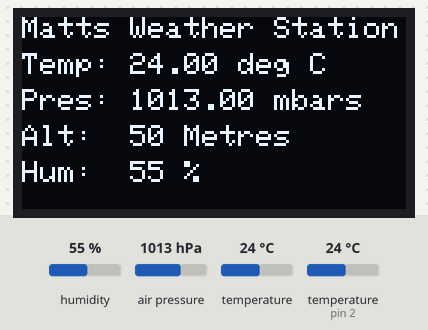
This sketch was run on a simulated Arduino Uno, built with avr-gcc and run on an emulated ATmega328P. Parts: 128×64 one-colour display. The test bench sets the inputs (shaded band); at power-on: humidity 55 %, air pressure 1013 hPa, temperature 24 °C, temperature (sensor on pin 2) 24 °C. What the sketch prints to the serial monitor is not drawn.

Above: at 2.2 s.
2.3 s: humidity set to 22 %
At 7.1 s:
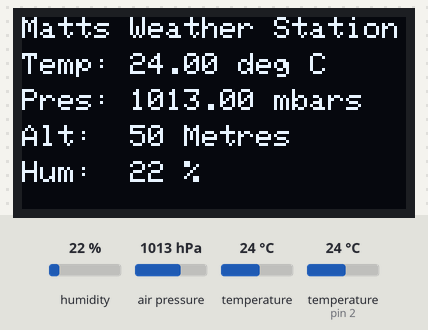
8.2 s: air pressure set to 952 hPa
At 12.7 s:
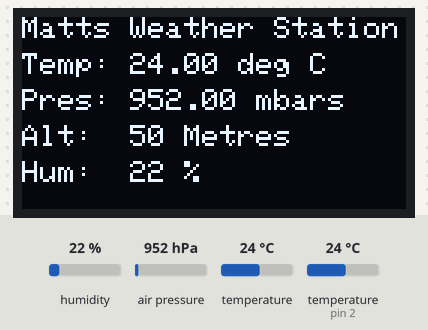
14.1 s: temperature (sensor 0) set to 12 °C
At 18.4 s:
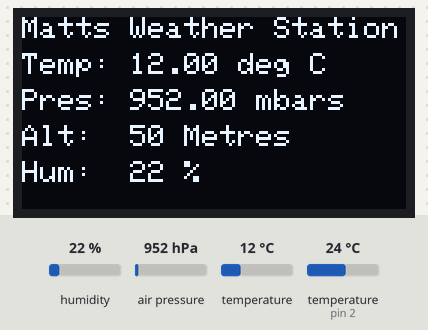
20.0 s: humidity set to 40 %
At 22.9 s:
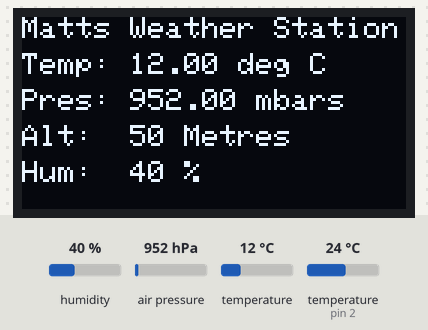
25.9 s: air pressure set to 975 hPa
At 28.5 s:
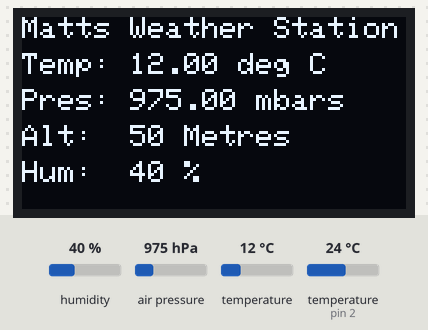
31.8 s: humidity set to 68 %
At 34.2 s:
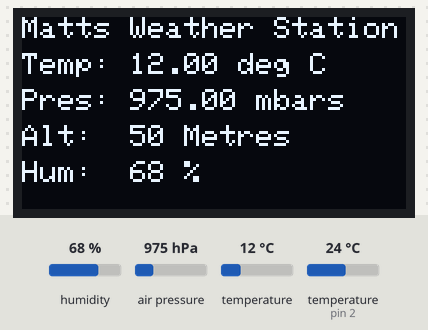
Timing chart, 0 to 35.7 s (numbered marks = the images above; inputs shaded):
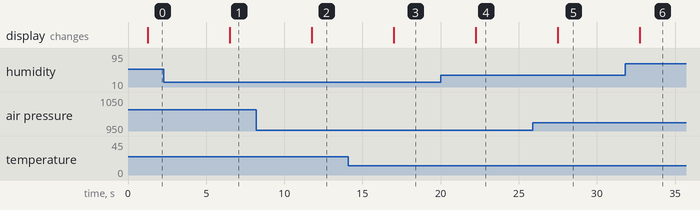

The sketch:

esp8266_weather_bmp180_with_ssd1306.ino
```cpp
/* ESP8266 Nodemcu with BMP180, DHT11 and SSD1306 128x64 OLED
 *  Matthew-au 2019
 *  code snippets from circuits4you.com and Arduino.cc
 *  Libraries all open source

Hardware connections:
NodeMCU     BMP180
3.3V         VIN
GND          GND
D1           SCL
D2           SDA

DHT11 out to 2 (D4 on nodemcu)

OLED to D1, D2 i2c connections per above

3.3V only for all sensors

*/

#include <SFE_BMP180.h>
#include <SPI.h>
#include <Wire.h>
#include <Adafruit_GFX.h>
#include <Adafruit_SSD1306.h>
#include "DHT.h"

#define DHTPIN 2     // connected to nodemcu Digital pin D4 (see pin mapping sheet)
#define DHTTYPE DHT11   // DHT 11 sensor type

int maxHum = 80; // max reliable humidity of DHT11 sensor
int maxTemp = 40; // max reliable temperature of DHT11 sensor
DHT dht(DHTPIN, DHTTYPE); // create an instance of DHT

Adafruit_SSD1306 display = Adafruit_SSD1306(128, 64, &Wire); //specifying display type with ADAFRUIT library

SFE_BMP180 pressure; // creates a SFE_BMP180 object called "pressure":

#define ALTITUDE 50.0 // Altitude in meters ADELAIDE SOUTH AUSTRALIA


void setup()
{
  Serial.begin(9600); //start serial
  dht.begin(); //start DHT

  // SSD1306_SWITCHCAPVCC = generate display voltage from 3.3V internally with address 0x3C for ebay 128x64
  display.begin(SSD1306_SWITCHCAPVCC, 0x3C);

  //oled init switch on delay
  delay(1000);

  // Clear the oled display buffer.
  display.clearDisplay();


  // Initialize the sensor (it is important to get calibration values stored on the device).
  if (pressure.begin())
    Serial.println("BMP180 init success");
  else
  {
    Serial.println("BMP180 init fail\n\n");
    while(1); // Pause forever.
  }
}

void loop()
{
  char status;
  double T,P,p0,a; // variables for measurements

// header line of oled display
  display.setTextSize(1);
  display.setTextColor(WHITE);
  display.setCursor(0,0);
  display.println("Matts Weather Station");


   // If you want sea-level-compensated pressure, as used in weather reports,
  // you will need to know the altitude at which your measurements are taken.
  // We're using a constant called ALTITUDE in this sketch:

  Serial.println();
  Serial.print("provided altitude: ");
  Serial.print(ALTITUDE,0);
  Serial.print(" meters, ");
  Serial.print(ALTITUDE*3.28084,0);
  Serial.println(" feet");

  // If you want to measure altitude, and not pressure, you will instead need
  // to provide a known baseline pressure. This is shown at the end of the sketch.

  // You must first get a temperature measurement to perform a pressure reading.

  // Start a temperature measurement:
  // If request is successful, the number of ms to wait is returned.
  // If request is unsuccessful, 0 is returned.

  status = pressure.startTemperature();
  if (status != 0)
  {
    // Wait for the measurement to complete:
    delay(status);

    // Retrieve the completed temperature measurement:
    // Note that the measurement is stored in the variable T.
    // Function returns 1 if successful, 0 if failure.

    status = pressure.getTemperature(T);
    if (status != 0)
    {
      // Print out the measurement:
      Serial.print("temperature: ");
      Serial.print(T,2);
      Serial.print(" deg C, ");
      Serial.print((9.0/5.0)*T+32.0,2);
      Serial.println(" deg F");

// send temp variable to oled
  display.setTextSize(1);
  display.setTextColor(WHITE);
  display.setCursor(0,12);
  display.print("Temp: ");
  display.print(T,2);
  display.println(" deg C");


      // Start a pressure measurement:
      // The parameter is the oversampling setting, from 0 to 3 (highest res, longest wait).
      // If request is successful, the number of ms to wait is returned.
      // If request is unsuccessful, 0 is returned.

      status = pressure.startPressure(3);
      if (status != 0)
      {
        // Wait for the measurement to complete:
        delay(status);

        // Retrieve the completed pressure measurement:
        // Note that the measurement is stored in the variable P.
        // Note also that the function requires the previous temperature measurement (T).
        // (If temperature is stable, you can do one temperature measurement for a number of pressure measurements.)
        // Function returns 1 if successful, 0 if failure.

        status = pressure.getPressure(P,T);
        if (status != 0)
        {
          // Print out the measurement:
          Serial.print("absolute pressure: ");
          Serial.print(P,2);
          Serial.print(" mb, ");
          Serial.print(P*0.0295333727,2);
          Serial.println(" inHg");

// send pressure variable to oled
  display.setTextSize(1);
  display.setTextColor(WHITE);
  display.setCursor(0,24);
  display.print("Pres: ");
  display.print(P,2);
  display.println(" mbars");


          // The pressure sensor returns absolute pressure, which varies with altitude.
          // To remove the effects of altitude, use the sea level function and your current altitude.
          // This number is commonly used in weather reports.
          // Parameters: P = absolute pressure in mb, ALTITUDE = current altitude in m.
          // Result: p0 = sea-level compensated pressure in mb

          p0 = pressure.sealevel(P,ALTITUDE); // we're at 50 metres ADELAIDE
          Serial.print("relative (sea-level) pressure: ");
          Serial.print(p0,2);
          Serial.print(" mb, ");
          Serial.print(p0*0.0295333727,2);
          Serial.println(" inHg");

          // On the other hand, if you want to determine your altitude from the pressure reading,
          // use the altitude function along with a baseline pressure (sea-level or other).
          // Parameters: P = absolute pressure in mb, p0 = baseline pressure in mb.
          // Result: a = altitude in m.

          a = pressure.altitude(P,p0);
          Serial.print("computed altitude: ");
          Serial.print(a,0);
          Serial.print(" meters, ");
          Serial.print(a*3.28084,0);
          Serial.println(" feet");

// send altitude variable to oled
  display.setTextSize(1);
  display.setTextColor(WHITE);
  display.setCursor(0,36);
  display.print("Alt:  ");
  display.print(a,0);
  display.println(" Metres");

  // Reading temperature or humidity takes about 250 milliseconds!
  // Sensor readings may also be up to 2 seconds 'old' (its a very slow sensor)
  float h = dht.readHumidity();
  // Read temperature as Celsius
  float t = dht.readTemperature();

  // Check if any readings failed
  if (isnan(h) || isnan(t)) {
    Serial.println("Failed to read from DHT sensor!");
    return;
  }

  Serial.print("DHT11 Readings:");
  Serial.print("\n");
  Serial.print("Humidity: ");
  Serial.print(h);

  display.setTextSize(1);
  display.setTextColor(WHITE);
  display.setCursor(0,48);
  display.print("Hum:  ");
  display.print(h,0);
  display.println(" %");
  display.display(); // actually display all of the above


        }
        else Serial.println("error retrieving pressure measurement\n");
      }
      else Serial.println("error starting pressure measurement\n");
    }
    else Serial.println("error retrieving temperature measurement\n");
  }
  else Serial.println("error starting temperature measurement\n");

  display.display(); // actually display all of the above


  delay(5000);  // Pause for 5 seconds.
  display.clearDisplay();


}
```

Measured:
- after the input at 2.3 s, the display: changes after 4.2 s (image 1)
- after the input at 8.2 s, the display: changes after 3.6 s (image 2)
- after the input at 14.1 s, the display: changes after 2.9 s (image 3)
- after the input at 20.0 s, the display: changes after 2.3 s (image 4)
- after the input at 25.9 s, the display: changes after 1.6 s (image 5)
- after the input at 31.8 s, the display: changes after 0.95 s (image 6)
